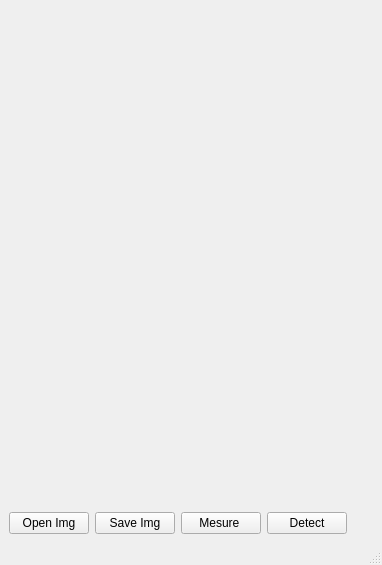
<?xml version="1.0" encoding="UTF-8"?>
<ui version="4.0">
 <class>MainWindow</class>
 <widget class="QMainWindow" name="MainWindow">
  <property name="geometry">
   <rect>
    <x>0</x>
    <y>0</y>
    <width>370</width>
    <height>565</height>
   </rect>
  </property>
  <property name="windowTitle">
   <string>MainWindow</string>
  </property>
  <widget class="QWidget" name="centralwidget">
   <layout class="QGridLayout" name="gridLayout_2">
    <item row="0" column="2">
     <spacer name="verticalSpacer">
      <property name="orientation">
       <enum>Qt::Vertical</enum>
      </property>
      <property name="sizeHint" stdset="0">
       <size>
        <width>20</width>
        <height>509</height>
       </size>
      </property>
     </spacer>
    </item>
    <item row="0" column="0" colspan="2">
     <widget class="QLabel" name="label">
      <property name="cursor">
       <cursorShape>SizeVerCursor</cursorShape>
      </property>
      <property name="contextMenuPolicy">
       <enum>Qt::DefaultContextMenu</enum>
      </property>
      <property name="text">
       <string/>
      </property>
      <property name="pixmap">
       <pixmap>ProgramImages/img.png</pixmap>
      </property>
      <property name="scaledContents">
       <bool>false</bool>
      </property>
      <property name="alignment">
       <set>Qt::AlignCenter</set>
      </property>
      <property name="wordWrap">
       <bool>false</bool>
      </property>
      <property name="buddy">
       <cstring>label</cstring>
      </property>
     </widget>
    </item>
    <item row="3" column="0">
     <widget class="QSplitter" name="splitter">
      <property name="orientation">
       <enum>Qt::Horizontal</enum>
      </property>
      <widget class="QWidget" name="layoutWidget">
       <layout class="QGridLayout" name="gridLayout">
        <item row="0" column="1">
         <widget class="QPushButton" name="pushButton_2">
          <property name="text">
           <string>Save Img</string>
          </property>
          <property name="shortcut">
           <string>S</string>
          </property>
         </widget>
        </item>
        <item row="0" column="2">
         <widget class="QPushButton" name="pushButton_3">
          <property name="text">
           <string>Mesure </string>
          </property>
          <property name="shortcut">
           <string>M</string>
          </property>
         </widget>
        </item>
        <item row="0" column="0">
         <widget class="QPushButton" name="pushButton">
          <property name="text">
           <string>Open Img</string>
          </property>
          <property name="shortcut">
           <string>O</string>
          </property>
         </widget>
        </item>
        <item row="0" column="3">
         <widget class="QPushButton" name="pushButton_4">
          <property name="text">
           <string>Detect</string>
          </property>
          <property name="shortcut">
           <string>D</string>
          </property>
         </widget>
        </item>
       </layout>
      </widget>
     </widget>
    </item>
    <item row="3" column="1">
     <spacer name="horizontalSpacer">
      <property name="orientation">
       <enum>Qt::Horizontal</enum>
      </property>
      <property name="sizeHint" stdset="0">
       <size>
        <width>327</width>
        <height>20</height>
       </size>
      </property>
     </spacer>
    </item>
   </layout>
  </widget>
  <widget class="QMenuBar" name="menubar">
   <property name="geometry">
    <rect>
     <x>0</x>
     <y>0</y>
     <width>370</width>
     <height>21</height>
    </rect>
   </property>
  </widget>
  <widget class="QStatusBar" name="statusbar"/>
 </widget>
 <resources>
  <include location="ProgramImages/test.qrc"/>
 </resources>
 <connections/>
</ui>
